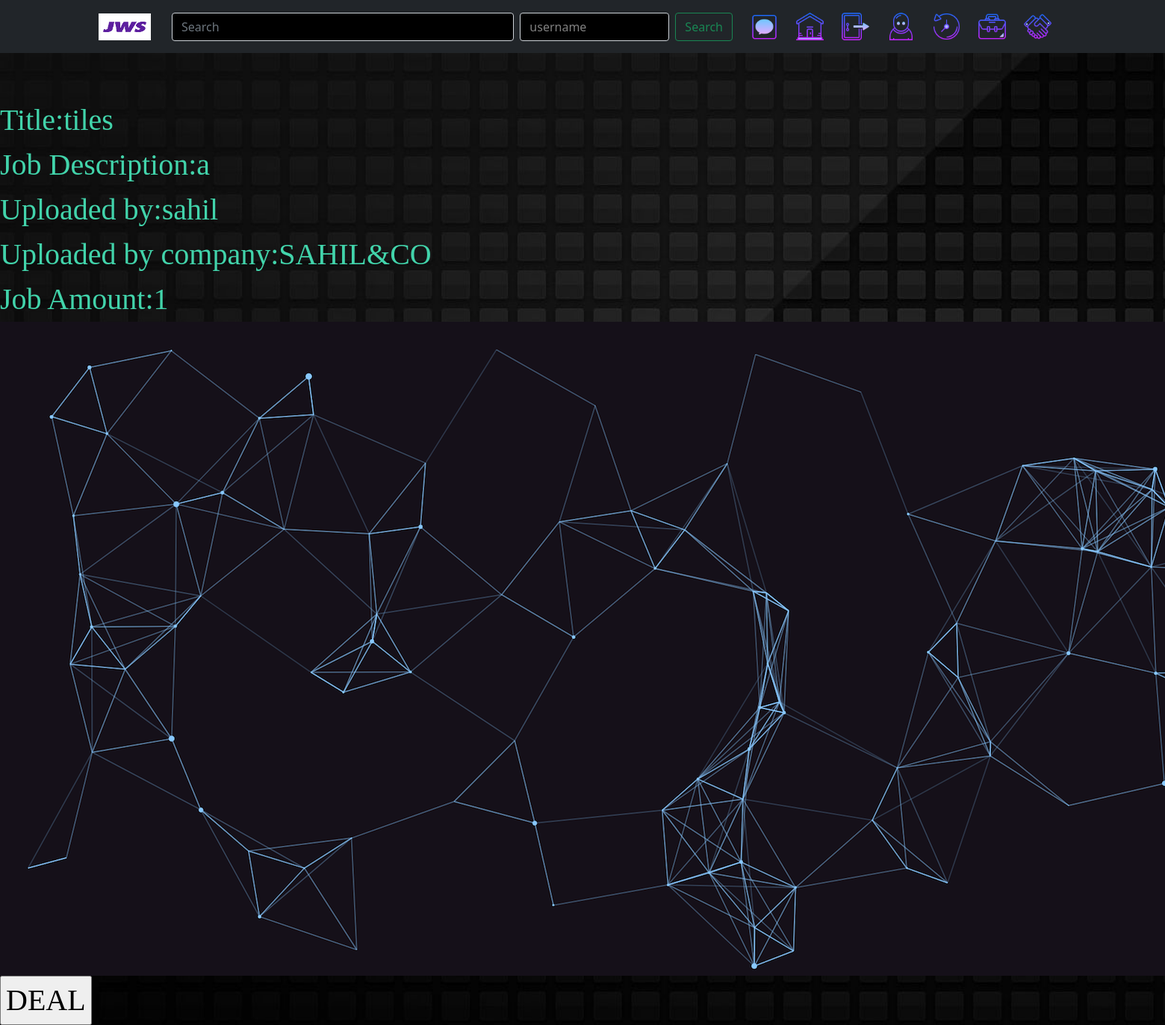
Screenshot of /jobs/detailsofjob/26/ with the database file from the repository.
### jobs/models.py (models this page shows, shortened)
class jobs(models.Model):
    job_id=models.AutoField
    job_type=models.CharField(max_length=20)
    job_title=models.CharField(max_length=20)
    job_amount=models.IntegerField()
    job_description=models.CharField(max_length=300)
    job_duration=models.CharField(max_length=30)
    job_image=models.ImageField(upload_to='profile_pics')
    user=models.CharField(max_length=20,null=True)
    job_company=models.CharField(max_length=30,null=False,default='pvt.ltd')

### jobs/views.py (the view)
# urls.py: path("detailsofjob/<int:i>/",views.detailofjob,name="detailofjob"),
def detailofjob(request,i):
        if request.method == "GET":
            data=jobs.objects.filter(id=i)
            return render(request,'jobs/job-details.html',{'data':data})
        else:
            return HttpResponse("error in method")

### jobs/templates/jobs/job-details.html (shortened to what this page needs)
{% extends 'jobs/base.html'%}
{%load static%}
{%block css%}<link rel="stylesheet" href="{% static 'jobs/requirement-upload.css' %}"/>{%endblock%}
{%block body%}
    {%for i in data%}
    <div class="aa">
    Title:{{i.job_title}}
    Job Description:{{i.job_description}}
    Uploaded by:{{i.user}}
    Uploaded by company:{{i.job_company}}
    Job Amount:{{i.job_amount}}
    <img src="{{MEDIA_URL}}image/{{i.job_image}}" alt="">
    <a href="{% url 'dealreq' i.id %}">
        <input type="submit" value="DEAL" name="dealdone">
    </a>
    </div>
    {% endfor %}
{%endblock%}

### loginmodule/static/home.css (style rules this page uses)
body { background: url('image/HOME-1.jpg') no-repeat; }

### jobs/static/requirement-upload.css (style rules this page uses)
body { font-family: 'Mochiy+pop', Mochiy+pop; margin: 0px; padding: 0px; background: url('image/land-1.jpg') no-repeat; background-size: cover; background-attachment: fixed; background-repeat: no-repeat; color: black; }

### jobs/templates/jobs/job-details.html (style rules this page uses)
.aa { color: #42d4ab; font-size: 40px; font-family: "Times New Roman"; }

### rows the page displays
jobs: job_title "tiles", job_description "a", user "sahil", job_company "SAHIL&CO", job_amount "1", job_image (picture)
